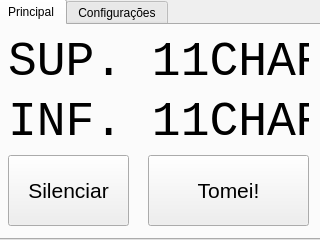
<?xml version="1.0" encoding="UTF-8"?>
<ui version="4.0">
 <class>MainWindow</class>
 <widget class="QMainWindow" name="MainWindow">
  <property name="geometry">
   <rect>
    <x>0</x>
    <y>0</y>
    <width>320</width>
    <height>240</height>
   </rect>
  </property>
  <property name="windowTitle">
   <string>MainWindow</string>
  </property>
  <widget class="QWidget" name="centralwidget">
   <widget class="QTabWidget" name="tabWidget">
    <property name="geometry">
     <rect>
      <x>-4</x>
      <y>-1</y>
      <width>331</width>
      <height>241</height>
     </rect>
    </property>
    <property name="currentIndex">
     <number>0</number>
    </property>
    <widget class="QWidget" name="tabMain">
     <attribute name="title">
      <string>Principal</string>
     </attribute>
     <widget class="QLabel" name="lblSuperior">
      <property name="geometry">
       <rect>
        <x>10</x>
        <y>10</y>
        <width>301</width>
        <height>51</height>
       </rect>
      </property>
      <property name="font">
       <font>
        <family>Consolas</family>
       </font>
      </property>
      <property name="text">
       <string>&lt;html&gt;&lt;head/&gt;&lt;body&gt;&lt;p&gt;&lt;span style=&quot; font-size:36pt;&quot;&gt;SUP. 11CHAR&lt;/span&gt;&lt;/p&gt;&lt;/body&gt;&lt;/html&gt;</string>
      </property>
      <property name="textFormat">
       <enum>Qt::AutoText</enum>
      </property>
     </widget>
     <widget class="QLabel" name="lblInferior">
      <property name="geometry">
       <rect>
        <x>10</x>
        <y>70</y>
        <width>301</width>
        <height>51</height>
       </rect>
      </property>
      <property name="font">
       <font>
        <family>Consolas</family>
       </font>
      </property>
      <property name="text">
       <string extracomment="Texto Inferior">&lt;html&gt;&lt;head/&gt;&lt;body&gt;&lt;p&gt;&lt;span style=&quot; font-size:36pt;&quot;&gt;INF. 11CHAR&lt;/span&gt;&lt;/p&gt;&lt;/body&gt;&lt;/html&gt;</string>
      </property>
      <property name="textFormat">
       <enum>Qt::AutoText</enum>
      </property>
     </widget>
     <widget class="QPushButton" name="btnSileciar">
      <property name="geometry">
       <rect>
        <x>10</x>
        <y>130</y>
        <width>121</width>
        <height>71</height>
       </rect>
      </property>
      <property name="font">
       <font>
        <pointsize>16</pointsize>
       </font>
      </property>
      <property name="text">
       <string>Silenciar</string>
      </property>
     </widget>
     <widget class="QPushButton" name="btnTomei">
      <property name="geometry">
       <rect>
        <x>150</x>
        <y>130</y>
        <width>161</width>
        <height>71</height>
       </rect>
      </property>
      <property name="font">
       <font>
        <pointsize>16</pointsize>
        <weight>50</weight>
        <bold>false</bold>
       </font>
      </property>
      <property name="text">
       <string>Tomei!</string>
      </property>
     </widget>
    </widget>
    <widget class="QWidget" name="tabConfig">
     <attribute name="title">
      <string>Configurações</string>
     </attribute>
     <widget class="QTimeEdit" name="timeEditHorario">
      <property name="geometry">
       <rect>
        <x>90</x>
        <y>10</y>
        <width>131</width>
        <height>41</height>
       </rect>
      </property>
      <property name="font">
       <font>
        <family>Consolas</family>
        <pointsize>12</pointsize>
       </font>
      </property>
     </widget>
     <widget class="QLabel" name="lblHora">
      <property name="geometry">
       <rect>
        <x>10</x>
        <y>10</y>
        <width>71</width>
        <height>41</height>
       </rect>
      </property>
      <property name="font">
       <font>
        <family>Consolas</family>
        <pointsize>7</pointsize>
       </font>
      </property>
      <property name="text">
       <string>&lt;html&gt;&lt;head/&gt;&lt;body&gt;&lt;p align=&quot;center&quot;&gt;&lt;span style=&quot; font-size:12pt;&quot;&gt;Horário&lt;/span&gt;&lt;/p&gt;&lt;/body&gt;&lt;/html&gt;</string>
      </property>
     </widget>
     <widget class="QListWidget" name="listWidget">
      <property name="geometry">
       <rect>
        <x>10</x>
        <y>130</y>
        <width>211</width>
        <height>81</height>
       </rect>
      </property>
     </widget>
     <widget class="QLineEdit" name="lineEdit">
      <property name="geometry">
       <rect>
        <x>10</x>
        <y>59</y>
        <width>211</width>
        <height>41</height>
       </rect>
      </property>
      <property name="font">
       <font>
        <pointsize>20</pointsize>
        <weight>75</weight>
        <bold>true</bold>
       </font>
      </property>
      <property name="text">
       <string>MÁX 11 CHAR</string>
      </property>
     </widget>
     <widget class="QPushButton" name="btnNova">
      <property name="geometry">
       <rect>
        <x>230</x>
        <y>10</y>
        <width>81</width>
        <height>91</height>
       </rect>
      </property>
      <property name="font">
       <font>
        <pointsize>10</pointsize>
       </font>
      </property>
      <property name="text">
       <string>Novo 
Remédio</string>
      </property>
     </widget>
     <widget class="QPushButton" name="btnRemover">
      <property name="geometry">
       <rect>
        <x>230</x>
        <y>130</y>
        <width>81</width>
        <height>81</height>
       </rect>
      </property>
      <property name="font">
       <font>
        <pointsize>10</pointsize>
       </font>
      </property>
      <property name="text">
       <string>Remover 
Selecionado</string>
      </property>
     </widget>
     <widget class="Line" name="line">
      <property name="geometry">
       <rect>
        <x>10</x>
        <y>110</y>
        <width>301</width>
        <height>16</height>
       </rect>
      </property>
      <property name="orientation">
       <enum>Qt::Horizontal</enum>
      </property>
     </widget>
    </widget>
   </widget>
  </widget>
 </widget>
 <resources/>
 <connections/>
</ui>
